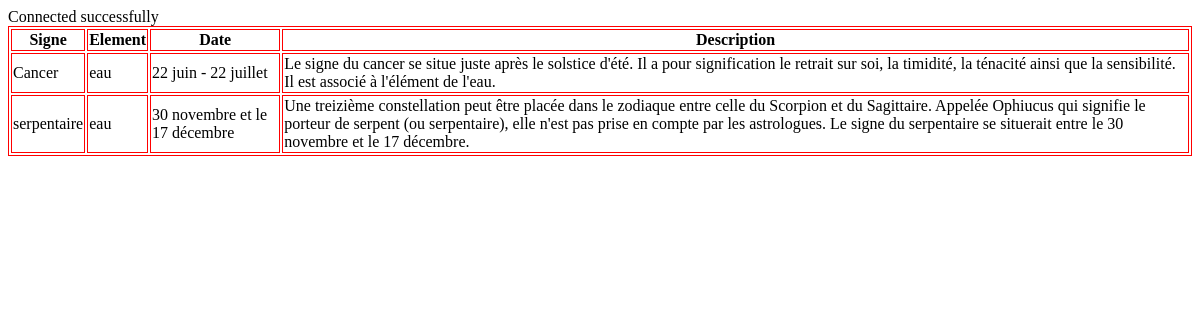
The page /_fichier6.php on the database its author committed.
### tables this page shows
CREATE TABLE IF NOT EXISTS `signes` (
  `id` int(11) NOT NULL AUTO_INCREMENT,
  `name` varchar(12) NOT NULL,
  `element` varchar(5) NOT NULL,
  `date` varchar(30) NOT NULL,
  `description` text NOT NULL,
  PRIMARY KEY (`id`)
);

### _fichier6.php (the view, shortened to what this page needs)
<!DOCTYPE html>
<html lang="en">
	<head>
		<link rel="stylesheet" type="text/css" href="_fichier.css">
	</head>
	<body>
		<?php
			include('_connection.php');
			$sql = "SELECT * FROM `signes` WHERE `element`=:element AND `name` LIKE :string ";
			$element ='eau';
			$string = '%er%';
			$resultats = $connection->prepare($sql);
			$resultats->bindParam(':element', $element, PDO::PARAM_STR);
			$resultats->bindValue(':string', $string, PDO::PARAM_STR);
			$resultats->execute();
			$out = "<br/>";
			$out .= "<table>
						<tr>
						<th>Signe</th>
						<th>Element</th>
						<th>Date</th>
						<th>Description</th>
						</tr>";
			foreach($resultats as $rows)
			{
				$out .= "<tr>";
				$out .= "<td>".$rows['name']."</td>";
				$out .= "<td>".$rows['element']."</td>";
				$out .= "<td>".$rows['date']."</td>";
				$out .= "<td>".$rows['description']."</td>";
				$out .= "</tr>";
			}
			$out .= "</table>";
			echo $out;
		?>
	</body>
</html>

### _fichier.css (style rules this page uses)
table, th, td, tr { border:1px solid red; }

### rows shown on the page
signes: name "Cancer", element "eau", date "22 juin - 22 juillet", description "Le signe du cancer se situe juste après le solstice d'été. Il a pour signification le retrait sur soi, la timidité, la ténacité ainsi que la sensibilité. Il est associé à l'élément de l'eau."
signes: name "serpentaire", element "eau", date "30 novembre et le 17 décembre", description "Une treizième constellation peut être placée dans le zodiaque entre celle du Scorpion et du Sagittaire. Appelée Ophiucus qui signifie le porteur de serpent (ou serpentaire), elle n'est pas prise en compte par les astrologues. Le signe du serpentaire se situerait entre le 30 novembre et le 17 décembre."
